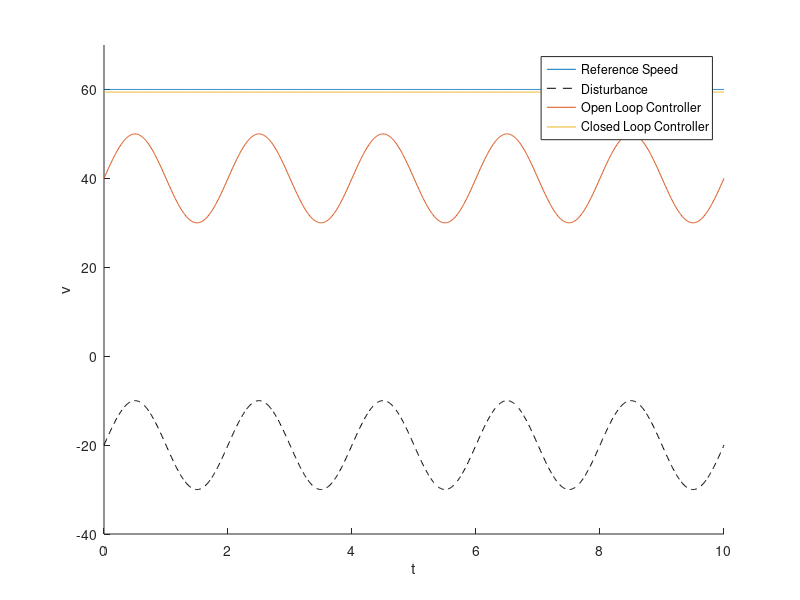

This figure's MATLAB source:
clc, clear, close all
%% Definition of Referance and Disturbance
t = 0:.01:10;
wr = 60*ones(size(t));      % reference speed
disturbance = 10*sin(pi*t)-20;

%% Definition of Model;
Model = 1; % y = u input equal to output

%% Open Loop response
yOL = wr*Model + disturbance;

%% Closed Loop response
K = 50;
yCl = wr*(2*K)/(1+2*K);

figure(1)
hold on
plot(t,wr); plot(t,disturbance,'k--'); plot(t,yOL); plot(t,yCl); 
legend('Reference Speed','Disturbance','Open Loop Controller','Closed Loop Controller');
xlabel('t'); ylabel('v'); xlim([0,10]); ylim([-40,70]);